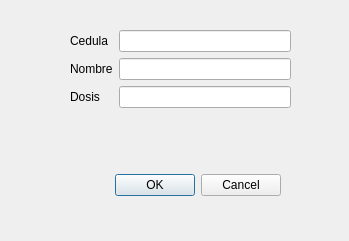
<?xml version="1.0" encoding="UTF-8"?>
<ui version="4.0">
 <class>Dialog</class>
 <widget class="QDialog" name="Dialog">
  <property name="geometry">
   <rect>
    <x>0</x>
    <y>0</y>
    <width>349</width>
    <height>241</height>
   </rect>
  </property>
  <property name="windowTitle">
   <string>Dialog</string>
  </property>
  <widget class="QDialogButtonBox" name="buttonBox">
   <property name="geometry">
    <rect>
     <x>100</x>
     <y>170</y>
     <width>181</width>
     <height>31</height>
    </rect>
   </property>
   <property name="orientation">
    <enum>Qt::Horizontal</enum>
   </property>
   <property name="standardButtons">
    <set>QDialogButtonBox::Cancel|QDialogButtonBox::Ok</set>
   </property>
  </widget>
  <widget class="QWidget" name="formLayoutWidget">
   <property name="geometry">
    <rect>
     <x>70</x>
     <y>30</y>
     <width>221</width>
     <height>101</height>
    </rect>
   </property>
   <layout class="QFormLayout" name="formLayout">
    <item row="0" column="0">
     <widget class="QLabel" name="label">
      <property name="text">
       <string>Cedula</string>
      </property>
     </widget>
    </item>
    <item row="1" column="0">
     <widget class="QLabel" name="label_2">
      <property name="text">
       <string>Nombre</string>
      </property>
     </widget>
    </item>
    <item row="2" column="0">
     <widget class="QLabel" name="label_3">
      <property name="text">
       <string>Dosis</string>
      </property>
     </widget>
    </item>
    <item row="0" column="1">
     <widget class="QLineEdit" name="cedula"/>
    </item>
    <item row="1" column="1">
     <widget class="QLineEdit" name="nombre"/>
    </item>
    <item row="2" column="1">
     <widget class="QLineEdit" name="dosis"/>
    </item>
   </layout>
  </widget>
 </widget>
 <resources/>
 <connections>
  <connection>
   <sender>buttonBox</sender>
   <signal>accepted()</signal>
   <receiver>Dialog</receiver>
   <slot>accept()</slot>
   <hints>
    <hint type="sourcelabel">
     <x>248</x>
     <y>254</y>
    </hint>
    <hint type="destinationlabel">
     <x>157</x>
     <y>274</y>
    </hint>
   </hints>
  </connection>
  <connection>
   <sender>buttonBox</sender>
   <signal>rejected()</signal>
   <receiver>Dialog</receiver>
   <slot>reject()</slot>
   <hints>
    <hint type="sourcelabel">
     <x>316</x>
     <y>260</y>
    </hint>
    <hint type="destinationlabel">
     <x>286</x>
     <y>274</y>
    </hint>
   </hints>
  </connection>
 </connections>
</ui>
